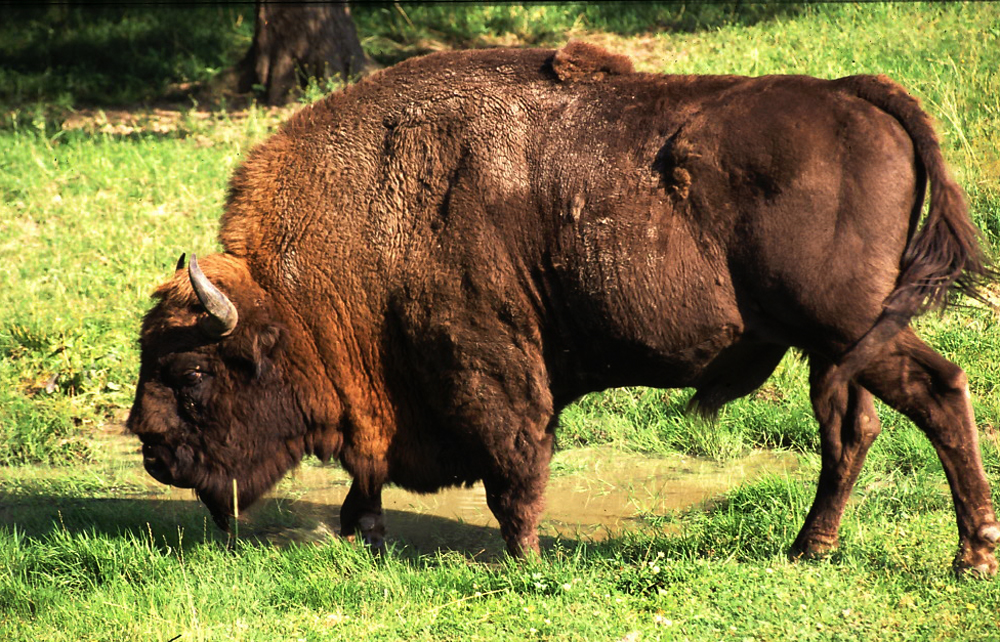
%> input picture Lab03/zubr.jpg, 1000 x 642 px
$ octave script.m   (GNU Octave 9; MATLAB toolbox functions it lacks are replaced by stand-ins)
%> lines starting %> are read from the running program, lines starting %| are printed output that depends on the picture; in (x1, y1, x2, y2) boxes, pixels count from 0 and x2, y2 are one past the last pixel; in counts of white or black regions, pixels touching at a corner belong together; the program's own positions count from 1
clear; clc; clf; close all;

im = imread('zubr.jpg');
%> im is the input picture: size 642x1000x3 uint8; mean R, G, B 124.1, 115.2, 62.1
im = double(im) / 255;
%> im: size 642x1000x3 double
im = rgb2gray(im);
%> im: size 642x1000 double
% imshow(im);

% pixele sasiaduja jesli maja conajmniej jeden wspolny wierchołek

% mozemy patrzec na sasiedztwo
% - krawiedz    ( von Neiman )
% - wierzchołek ( moore )

% rzad sasiedztwa - np 2 rzad sasiedzi sasiada


% w filtrze srdokowy pixel w macierzy filtru to ten na ktory patrzymy a te do okaola to jego sasiedztwo

% ## FILTRY - FILTR UŚREDNIAJACY -- BLUR
% zastosowania:
%   - dziwne extrem
%   - dziwne białe pixele/kropki w środku żubra
%   - odszumianie

k = 33;
f = ones(k) / k^2; % usredniamy wartosci przestow bardziej sie zlewaja wiec dostajemy efekt blur

% filtracja realizowana przez funkcje
fim = imfilter(im, f);
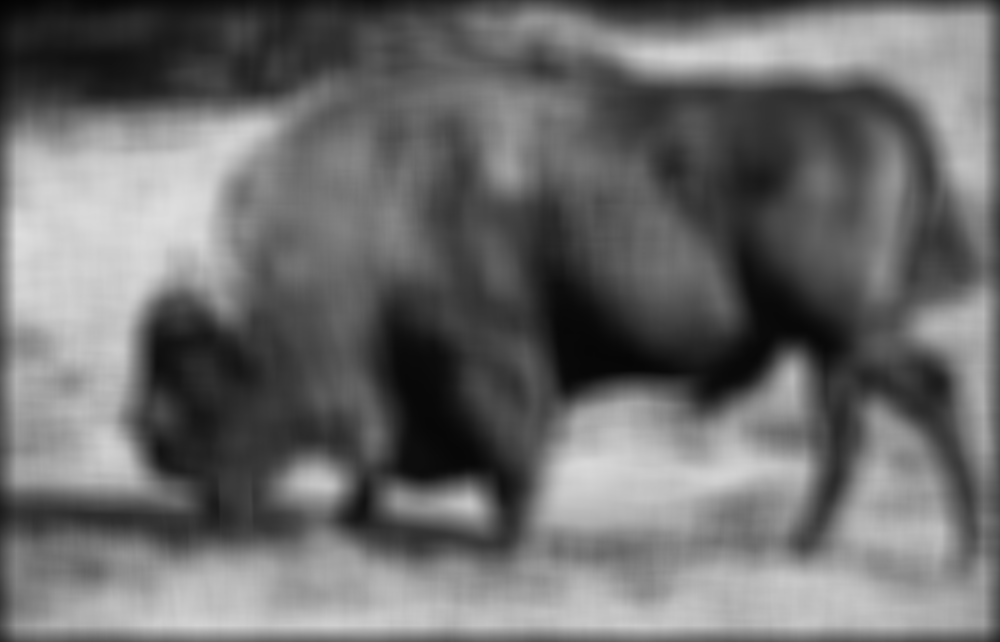
%> fim: size 642x1000 double; min 0.0135, max 0.87, mean 0.427

h=1; w=2;
subplot(h,w,1)
imshow(im)
subplot(h,w,2)
imshow(fim)

% ======= Różne wagi =======

k = 3;
% f = ones(k) / k^2;
f = [ 1 2 1; 2 4 2; 1 2 1 ] / 16;
fim = imfilter(im, f);

figure;
h=1; w=2;
subplot(h,w,1)
imshow(im)
subplot(h,w,2)
imshow(fim)

% jak mamy rozkład gausaa w 2 wymiarach to nazywamy to gaussian blur

% rozmywanie w kierunku np w pionie

f = [ 0 0 0; 2 4 2; 0 0 0 ] / 8;
fim = imfilter(im, f);

figure;
h=1; w=2;
subplot(h,w,1)
imshow(im)
title("Oryginał")
subplot(h,w,2)
imshow(fim)
title("Rozymwanie w pionie")

% wagi ujemne - uwypuklamy roznice na obrazie
figure;
k = 3;
f = -ones(k);
f((k+1)/2, (k+1)/2) = k^2;
fim = imfilter(im, f);
h=1; w=2;
subplot(h,w,1)
imshow(im)
title("Oryginał")
subplot(h,w,2)
imshow(fim)
title("Wagi ujemne")


%% Filtr krawedziowy sumuja sie do zera - jak suma wag = 0 zawsze jakos
% pokaze krawedzie
figure;
f = -ones(k);
f((k+1)/2, (k+1)/2) = k^2 -1;
fim = imfilter(im, f);
h=1; w=2;
subplot(h,w,1)
imshow(im)
title("Oryginał")
subplot(h,w,2)
imshow(fim)
title("Wagi ujemne")

%% Filtr medianowy - troche bardziej widac krawedzie - jak na filtr dolnoprzepustowy
% bardzo dobry do odszumiania bo nie jedzie tak po bryle - krawedziach
k=3;

% segment podstawowy
figure;
fim = medfilt2(im, [k,k]);
imshow(fim)
title("Filtr medianowy")

%% Binaryzacja
figure;
bim = im;
bim( bim < .5)  = 0;
bim( bim >= .5) = 1;
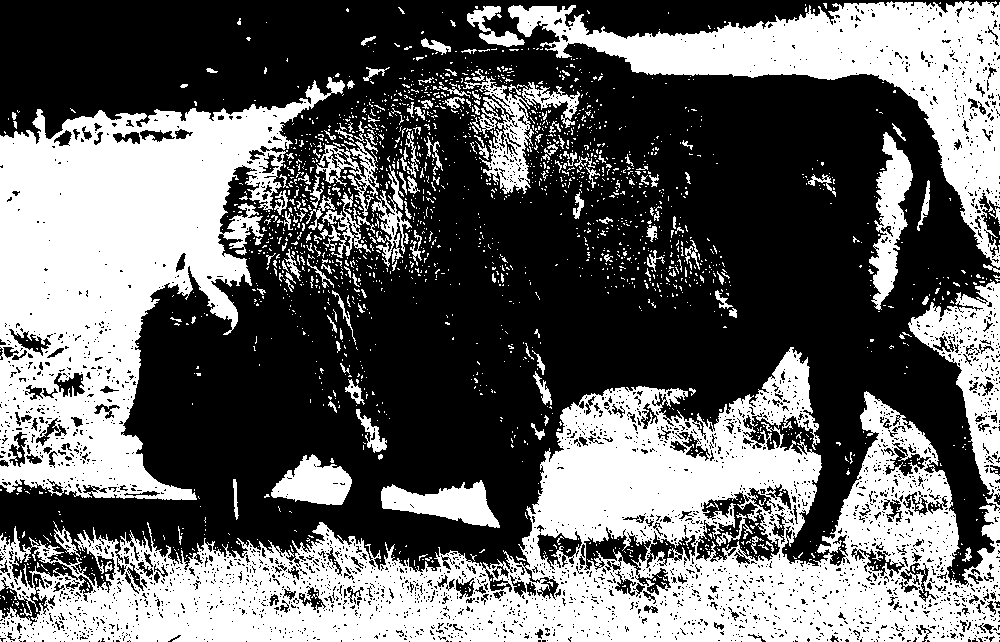
%> bim: size 642x1000 double; values 0 (black) and 1 (white), 40.5% white; 2024 white regions (1856 under 20 px), largest, box (x1, y1, x2, y2) and area: (0, 281, 1000, 642) 123754, (0, 77, 345, 500) 69011, (508, 1, 1000, 268) 33242

h=1; w=1;
subplot(h,w,1)
imshow(bim)
imshow(bim)


% inna wartość progowa dla np ciemniejszych / jasniejszych obrazow
%
% figure;
% imhist(im)

figure;
bim = im;
t = 0.6;
bim( bim < t)  = 0;
bim( bim >= t) = 1;
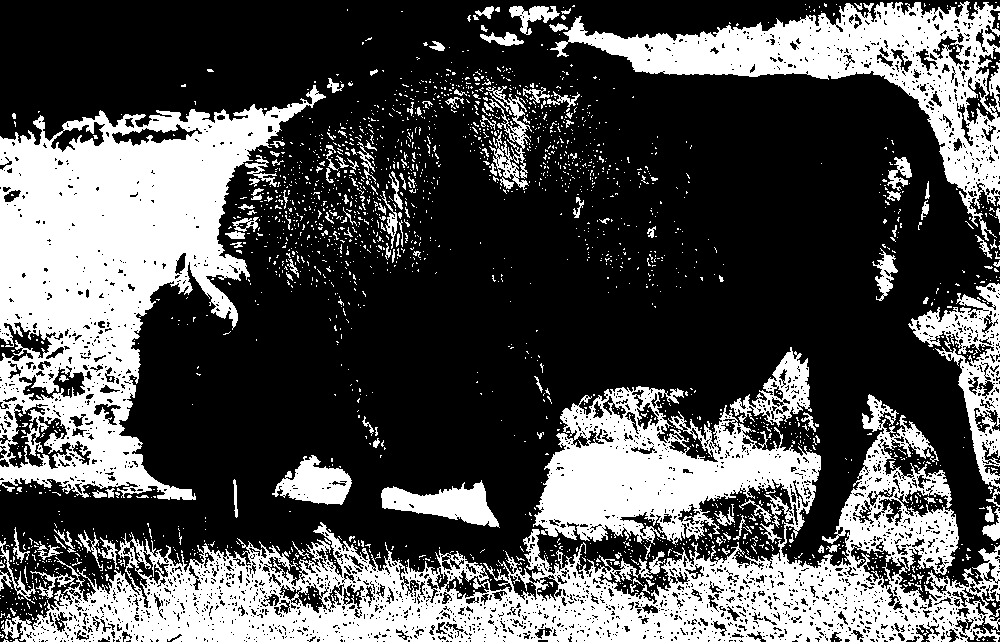
%> bim: size 642x1000 double; values 0 (black) and 1 (white), 32.7% white; 2225 white regions (2073 under 20 px), largest, box (x1, y1, x2, y2) and area: (1, 386, 1000, 642) 91024, (0, 85, 326, 500) 59971, (550, 1, 1000, 241) 25801

h=1; w=1;
subplot(h,w,1)
imshow(bim)
imshow(bim)


% najlepsza metoda dobierania progow to reczna


% opcja zautomatyzowana graytrash znajdowania progu

figure;
bim = im;
t = graythresh(im);
%> t = 0.471
bim( bim < t)  = 0;
bim( bim >= t) = 1;
%> bim: size 642x1000 double; values 0 (black) and 1 (white), 43% white; 1873 white regions (1672 under 20 px), largest, box (x1, y1, x2, y2) and area: (0, 279, 1000, 642) 130005, (0, 73, 346, 501) 71321, (508, 1, 1000, 273) 34680

h=1; w=1;
subplot(h,w,1)
imshow(bim)
imshow(bim)
title("Graytresh - Binaryzacja")


figure;
bim = 1 - bim;
imshow(bim)
title("Graytresh - Binaryzacja v2")

figure;
bim = imbinarize(im,t);
bim = ~bim; % -- nagtyw - zapreczenie bo ma typ logoczny (01)
imshow(bim)
title("Binaryzacja imbinerize")


figure;
bim = imbinarize(im,'adaptive');
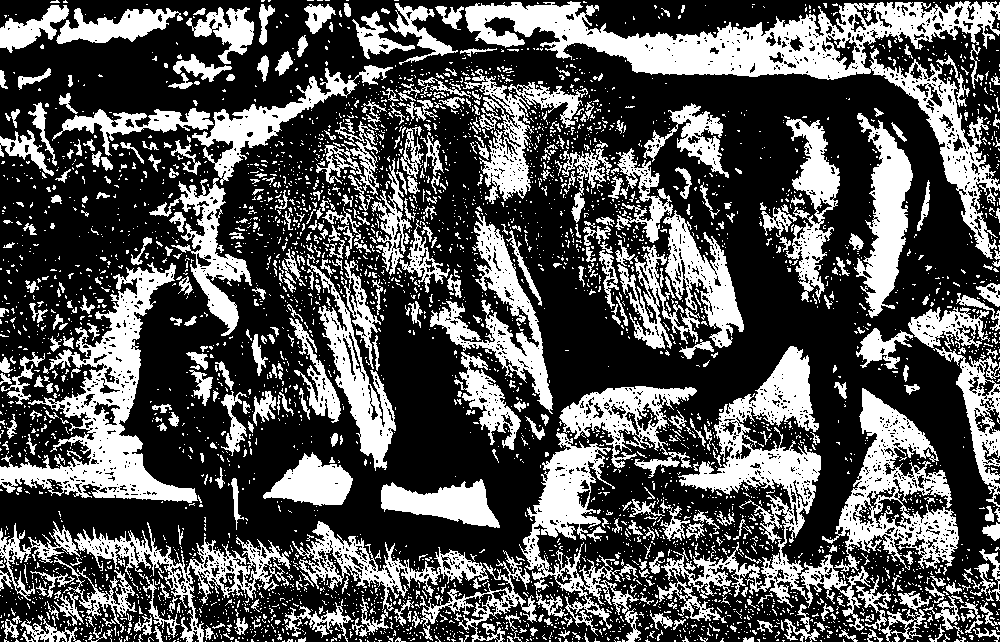
%> bim: size 642x1000 logical; 33.2% white; 4220 white regions (3712 under 20 px), largest, box (x1, y1, x2, y2) and area: (465, 1, 1000, 259) 23916, (0, 262, 198, 503) 13140, (657, 346, 821, 623) 12737
bim = ~bim; % -- nagtyw - zapreczenie bo ma typ logoczny (01)
imshow(bim)
title("Binaryzacja imbinerize - adaptive")


%% Operacje na obrazach binarnych

figure;
t=0.6;
bim = imbinarize(im,t);
bim = ~bim; % -- nagtyw - zapreczenie bo ma typ logoczny (01)
imshow(bim)
title("Binaryzacja imbinerize")


bim_med = medfilt2(bim, [3,3]);
%> bim_med: size 642x1000 logical; 67.1% white; 762 black regions (628 under 20 px), largest, box (x1, y1, x2, y2) and area: (2, 386, 1000, 642) 94340, (0, 85, 325, 500) 61107, (551, 0, 1000, 226) 26530
figure;
h=1; w=2;
subplot(h,w,1)
imshow(bim)
title("Obraz binarny")
subplot(h,w,2)
imshow(bim_med)
title("F. Medianowy")


%% MORFOLOGIA

% erozja - usuwa male elementy

% dylatacja - wypelnianie dziur


% erozja + dylatacja nie koniecznie da ten sam obraz - czasem da
% zwlaszcza jak mamy maly obiet - erozja usunie a dylatacja go nie
% przywroci bo go nie ma


% Otwarcie morfologiczne   = obraz -> erozja -> dylatacja


% Zamkniecie morfologiczne = obraz -> dylatacja -> erozja


e = imerode(bim, ones(3));
%> e: size 642x1000 logical; 54.3% white; 501 black regions (326 under 20 px), largest, box (x1, y1, x2, y2) and area: (0, 275, 1000, 642) 148171, (0, 80, 327, 501) 72087, (508, 0, 1000, 273) 34078
d = imdilate(bim,ones(3));
%> d: size 642x1000 logical; 80.8% white; 1118 black regions (962 under 20 px), largest, box (x1, y1, x2, y2) and area: (0, 104, 305, 392) 41156, (566, 3, 1000, 190) 15876, (537, 407, 820, 534) 14440
o = imopen(bim,  ones(3));
%> o: size 642x1000 logical; 61.7% white; 939 black regions (856 under 20 px), largest, box (x1, y1, x2, y2) and area: (0, 347, 1000, 642) 120582, (0, 81, 326, 500) 64711, (547, 0, 1000, 259) 29000
c = imclose(bim, ones(3));
%> c: size 642x1000 logical; 72.7% white; 599 black regions (325 under 20 px), largest, box (x1, y1, x2, y2) and area: (0, 103, 306, 500) 56377, (79, 553, 959, 642) 39560, (565, 2, 1000, 191) 23209

figure;
h=2; w=2;
subplot(h,w,1)
imshow(e)
title("Erozja")
subplot(h,w,2)
imshow(d)
title("Dylatacja")

subplot(h,w,3)
imshow(o)
title("Otwarie")
subplot(h,w,4)
imshow(c)
title("Zamkniecie")

% Wyciecie zubra - maskowanie
figure;
c = imclose(bim, ones(7));
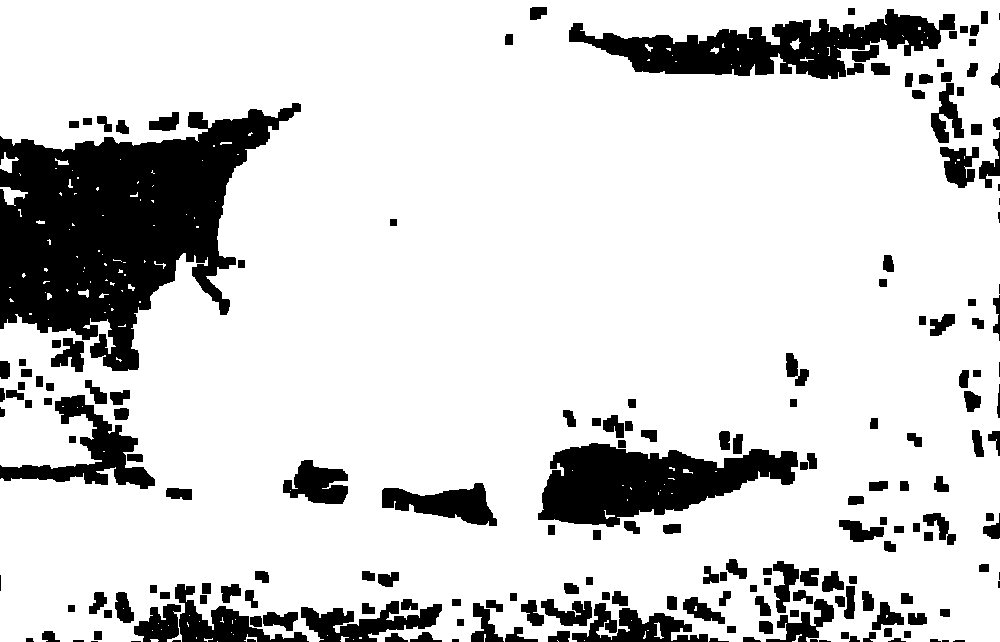
%> c: size 642x1000 logical; 82.4% white; 194 black regions (13 under 20 px), largest, box (x1, y1, x2, y2) and area: (0, 103, 301, 371) 41131, (538, 443, 798, 527) 13022, (569, 9, 955, 79) 12581
imshow( im .* c )


figure;
im_rgb = imread('zubr.jpg');
im_rgb = double(im_rgb) / 255;
c = imclose(bim, ones(7));
imshow( im_rgb .* c )


%% Filtry w matlabie - np prewitt

h = fspecial('prewitt');
prewitted =  imfilter(im,h,"replicate");
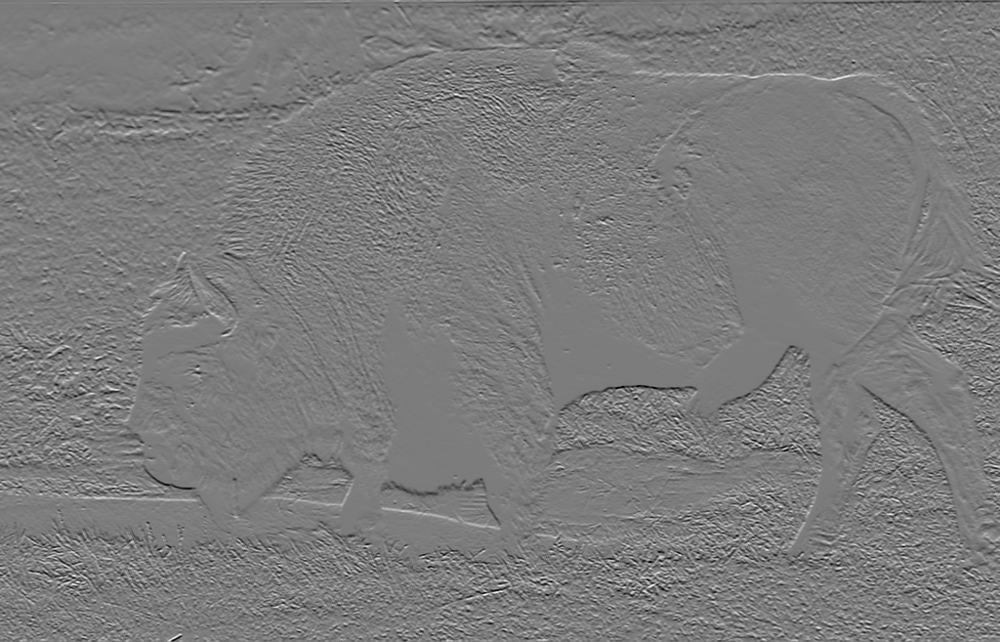
%> prewitted: size 642x1000 double; min -2.44, max 2.55, mean -0.00576; drawn with min black and max white
imshow(prewitted)
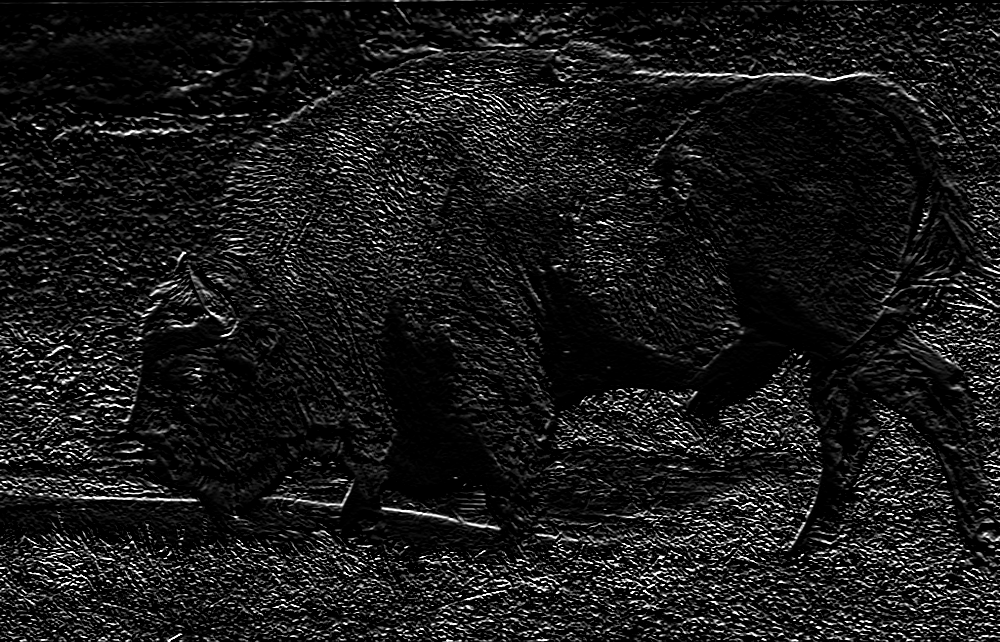
%> displayed picture: size 642x1000, on the screen's scale of 0 to 255; min 0, max 255, mean 25.1


%% Motion filter
H = fspecial("motion",20,45);
%> (the run ends here)
